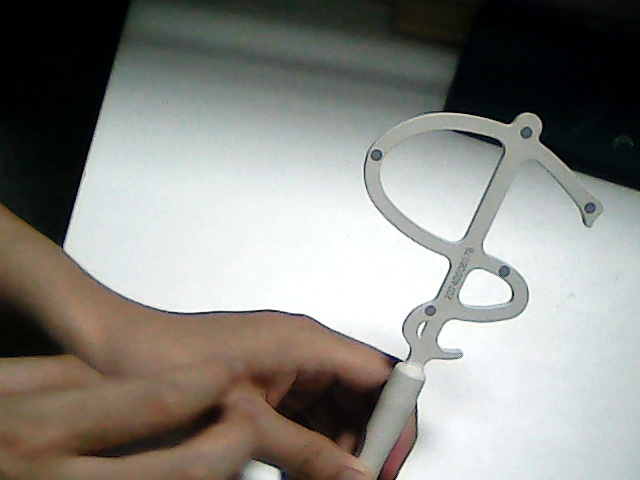
#> input picture tip_images/frame_000000.jpg, 640 x 480 px; its folder holds only this picture in this run
$ python specialized_marker_detector.py
#> lines starting #> are read from the running program, lines starting #| are printed output that depends on the picture; after the words box and inside, x2 and y2 are one past the last pixel; in counts of white or black regions, pixels touching at a corner belong together
#!/usr/bin/env python3
"""
专门针对金属器械的标记点检测工具

针对金属器械上的小孔/凹陷标记点进行优化检测

使用方法:
python specialized_marker_detector.py

作者: AI Assistant
日期: 2025-01-18
"""

import cv2
import numpy as np
import os
import glob

class SpecializedMarkerDetector:
    def __init__(self):
        """初始化专用检测器"""
        # 多种检测策略的参数
        self.strategies = {
            'dark_holes': {
                'name': '深色孔洞检测',
                'use_gaussian_blur': True,
                'blur_kernel': (5, 5),
                'threshold_method': 'adaptive',
                'adaptive_block_size': 21,
                'adaptive_c': 8,
                'min_area': 20,
                'max_area': 300,
                'min_circularity': 0.4,
                'use_morphology': True,
                'morph_kernel': (3, 3),
                'morph_iterations': 1
            },
            'edge_circles': {
                'name': '边缘圆形检测',
                'use_gaussian_blur': True,
                'blur_kernel': (3, 3),
                'canny_low': 50,
                'canny_high': 150,
                'hough_dp': 1,
                'hough_min_dist': 30,
                'hough_param1': 50,
                'hough_param2': 30,
                'min_radius': 3,
                'max_radius': 15
            },
            'template_matching': {
                'name': '模板匹配检测',
                'template_sizes': [8, 10, 12, 15],
                'match_threshold': 0.6,
                'use_normalized': True
            },
            'blob_detection': {
                'name': 'Blob检测',
                'min_threshold': 10,
                'max_threshold': 200,
                'threshold_step': 10,
                'min_area': 15,
                'max_area': 300,
                'min_circularity': 0.3,
                'min_convexity': 0.5,
                'min_inertia_ratio': 0.2
            }
        }

        self.current_strategy = 'dark_holes'

    def preprocess_image(self, image):
        """图像预处理"""
        # 转换为灰度图
        if len(image.shape) == 3:
            gray = cv2.cvtColor(image, cv2.COLOR_BGR2GRAY)
        else:
            gray = image.copy()

        # 直方图均衡化，增强对比度
        clahe = cv2.createCLAHE(clipLimit=2.0, tileGridSize=(8,8))
        enhanced = clahe.apply(gray)

        return gray, enhanced

    def detect_dark_holes(self, image, params):
        """检测深色孔洞"""
        gray, enhanced = self.preprocess_image(image)

        # 高斯模糊
        if params['use_gaussian_blur']:
            blurred = cv2.GaussianBlur(enhanced, params['blur_kernel'], 0)
        else:
            blurred = enhanced

        # 自适应阈值
        thresh = cv2.adaptiveThreshold(
            blurred, 255, cv2.ADAPTIVE_THRESH_MEAN_C, cv2.THRESH_BINARY_INV,
            params['adaptive_block_size'], params['adaptive_c']
        )

        # 形态学操作
        if params['use_morphology']:
            kernel = np.ones(params['morph_kernel'], np.uint8)
            thresh = cv2.morphologyEx(thresh, cv2.MORPH_OPEN, kernel,
                                    iterations=params['morph_iterations'])
            thresh = cv2.morphologyEx(thresh, cv2.MORPH_CLOSE, kernel,
                                    iterations=params['morph_iterations'])

        # 查找轮廓
        contours, _ = cv2.findContours(thresh, cv2.RETR_EXTERNAL, cv2.CHAIN_APPROX_SIMPLE)

        markers = []
        for contour in contours:
            area = cv2.contourArea(contour)
            if params['min_area'] < area < params['max_area']:
                # 计算圆度
                perimeter = cv2.arcLength(contour, True)
                if perimeter > 0:
                    circularity = 4 * np.pi * area / (perimeter * perimeter)
                    if circularity > params['min_circularity']:
                        # 计算质心
                        M = cv2.moments(contour)
                        if M["m00"] != 0:
                            cx = int(M["m10"] / M["m00"])
                            cy = int(M["m01"] / M["m00"])
                            markers.append([cx, cy, area, circularity])

        return np.array(markers), thresh

    def detect_edge_circles(self, image, params):
        """使用霍夫圆变换检测圆形"""
        gray, enhanced = self.preprocess_image(image)

        # 高斯模糊
        if params['use_gaussian_blur']:
            blurred = cv2.GaussianBlur(enhanced, params['blur_kernel'], 0)
        else:
            blurred = enhanced

        # Canny边缘检测
        edges = cv2.Canny(blurred, params['canny_low'], params['canny_high'])

        # 霍夫圆变换
        circles = cv2.HoughCircles(
            edges, cv2.HOUGH_GRADIENT, params['hough_dp'], params['hough_min_dist'],
            param1=params['hough_param1'], param2=params['hough_param2'],
            minRadius=params['min_radius'], maxRadius=params['max_radius']
        )

        markers = []
        if circles is not None:
            circles = np.round(circles[0, :]).astype("int")
            for (x, y, r) in circles:
                # 计算圆的面积作为特征
                area = np.pi * r * r
                markers.append([x, y, area, 1.0])  # 圆度设为1.0

        return np.array(markers), edges

    def detect_blob_features(self, image, params):
        """使用Blob检测器"""
        gray, enhanced = self.preprocess_image(image)

        # 设置Blob检测器参数
        detector_params = cv2.SimpleBlobDetector_Params()

        # 阈值参数
        detector_params.minThreshold = params['min_threshold']
        detector_params.maxThreshold = params['max_threshold']
        detector_params.thresholdStep = params['threshold_step']

        # 面积筛选
        detector_params.filterByArea = True
        detector_params.minArea = params['min_area']
        detector_params.maxArea = params['max_area']

        # 圆度筛选
        detector_params.filterByCircularity = True
        detector_params.minCircularity = params['min_circularity']

        # 凸性筛选
        detector_params.filterByConvexity = True
        detector_params.minConvexity = params['min_convexity']

        # 惯性比筛选
        detector_params.filterByInertia = True
        detector_params.minInertiaRatio = params['min_inertia_ratio']

        # 创建检测器
        detector = cv2.SimpleBlobDetector_create(detector_params)

        # 检测关键点
        keypoints = detector.detect(enhanced)

        markers = []
        for kp in keypoints:
            x, y = int(kp.pt[0]), int(kp.pt[1])
            size = kp.size
            area = np.pi * (size/2) * (size/2)
            markers.append([x, y, area, 1.0])

        # 创建可视化图像
        debug_img = cv2.drawKeypoints(enhanced, keypoints, np.array([]), (0,0,255),
                                    cv2.DRAW_MATCHES_FLAGS_DRAW_RICH_KEYPOINTS)

        return np.array(markers), debug_img

    def create_circular_template(self, radius):
        """创建圆形模板"""
        size = radius * 2 + 1
        template = np.zeros((size, size), dtype=np.uint8)
        cv2.circle(template, (radius, radius), radius, 255, -1)
        return template

    def detect_template_matching(self, image, params):
        """模板匹配检测"""
        gray, enhanced = self.preprocess_image(image)

        all_matches = []

        for template_size in params['template_sizes']:
            # 创建圆形模板
            template = self.create_circular_template(template_size)

            # 模板匹配
            if params['use_normalized']:
                result = cv2.matchTemplate(enhanced, template, cv2.TM_CCOEFF_NORMED)
            else:
                result = cv2.matchTemplate(enhanced, template, cv2.TM_CCOEFF)

            # 查找匹配位置
            locations = np.where(result >= params['match_threshold'])

            for pt in zip(*locations[::-1]):
                x, y = pt[0] + template_size, pt[1] + template_size
                confidence = result[pt[1], pt[0]]
                area = np.pi * template_size * template_size
                all_matches.append([x, y, area, confidence])

        # 去除重复检测
        if len(all_matches) > 0:
            markers = self.remove_duplicate_detections(np.array(all_matches))
        else:
            markers = np.array([])

        return markers, result if len(params['template_sizes']) > 0 else enhanced

    def remove_duplicate_detections(self, markers, min_distance=20):
        """移除重复检测"""
        if len(markers) == 0:
            return markers

        # 按置信度排序
        sorted_indices = np.argsort(markers[:, 3])[::-1]
        sorted_markers = markers[sorted_indices]

        filtered = []
        for marker in sorted_markers:
            x, y = marker[0], marker[1]

            # 检查与已选择标记点的距离
            too_close = False
            for selected in filtered:
                sx, sy = selected[0], selected[1]
                distance = np.sqrt((x - sx)**2 + (y - sy)**2)
                if distance < min_distance:
                    too_close = True
                    break

            if not too_close:
                filtered.append(marker)

        return np.array(filtered)

    def detect_markers(self, image, strategy=None, debug=False):
        """使用指定策略检测标记点"""
        if strategy is None:
            strategy = self.current_strategy

        params = self.strategies[strategy]

        if strategy == 'dark_holes':
            markers, debug_img = self.detect_dark_holes(image, params)
        elif strategy == 'edge_circles':
            markers, debug_img = self.detect_edge_circles(image, params)
        elif strategy == 'blob_detection':
            markers, debug_img = self.detect_blob_features(image, params)
        elif strategy == 'template_matching':
            markers, debug_img = self.detect_template_matching(image, params)
        else:
            raise ValueError(f"未知的检测策略: {strategy}")

        if debug:
            print(f"策略 '{params['name']}' 检测到 {len(markers)} 个标记点")

            # 显示结果
            result_img = image.copy()
            for i, marker in enumerate(markers):
                x, y = int(marker[0]), int(marker[1])
                cv2.circle(result_img, (x, y), 8, (0, 0, 255), 2)
                cv2.putText(result_img, f"{i+1}", (x+10, y),
                           cv2.FONT_HERSHEY_SIMPLEX, 0.6, (0, 0, 255), 2)

            cv2.imshow(f'原图 - {params["name"]}', cv2.resize(result_img, (400, 300)))
            cv2.imshow(f'处理结果 - {params["name"]}', cv2.resize(debug_img, (400, 300)))
            cv2.waitKey(0)
            cv2.destroyAllWindows()

        return markers[:, :2] if len(markers) > 0 else np.array([])  # 只返回坐标

    def compare_all_strategies(self, image_path):
        """比较所有检测策略"""
        print(f"\n=== 比较所有检测策略 ===")
        print(f"图像: {os.path.basename(image_path)}")

        # 读取图像
        img = cv2.imread(image_path)
        if img is None:
            print(f"无法读取图像: {image_path}")
            return

        results = {}

        for strategy_name in self.strategies.keys():
            print(f"\n测试策略: {self.strategies[strategy_name]['name']}")
            markers = self.detect_markers(img, strategy_name, debug=False)
            results[strategy_name] = markers
            print(f"检测到 {len(markers)} 个标记点")

        # 创建对比图像
        self.create_comparison_visualization(img, results)

        return results

    def create_comparison_visualization(self, image, results):
        """创建对比可视化"""
        num_strategies = len(results)
        cols = 2
        rows = (num_strategies + 1) // 2

        fig_width = image.shape[1] * cols // 2
        fig_height = image.shape[0] * rows // 2

        comparison_img = np.ones((fig_height, fig_width, 3), dtype=np.uint8) * 255

        strategy_names = list(results.keys())
        colors = [(0, 0, 255), (0, 255, 0), (255, 0, 0), (255, 255, 0)]

        for i, strategy in enumerate(strategy_names):
            row = i // cols
            col = i % cols

            # 计算位置
            start_y = row * (image.shape[0] // 2)
            end_y = start_y + (image.shape[0] // 2)
            start_x = col * (image.shape[1] // 2)
            end_x = start_x + (image.shape[1] // 2)

            # 调整图像大小
            resized_img = cv2.resize(image, (image.shape[1] // 2, image.shape[0] // 2))

            # 绘制标记点
            markers = results[strategy]
            for j, marker in enumerate(markers):
                x, y = int(marker[0] // 2), int(marker[1] // 2)
                cv2.circle(resized_img, (x, y), 4, colors[i % len(colors)], 2)
                cv2.putText(resized_img, f"{j+1}", (x+6, y),
                           cv2.FONT_HERSHEY_SIMPLEX, 0.4, colors[i % len(colors)], 1)

            # 添加标题
            strategy_name = self.strategies[strategy]['name']
            cv2.putText(resized_img, f"{strategy_name} ({len(markers)})",
                       (10, 25), cv2.FONT_HERSHEY_SIMPLEX, 0.6, (255, 255, 255), 2)
            cv2.putText(resized_img, f"{strategy_name} ({len(markers)})",
                       (10, 25), cv2.FONT_HERSHEY_SIMPLEX, 0.6, colors[i % len(colors)], 1)

            # 放置到对比图像中
            comparison_img[start_y:end_y, start_x:end_x] = resized_img

        cv2.imshow('检测策略对比', comparison_img)
        print("\n按任意键继续...")
        cv2.waitKey(0)
        cv2.destroyAllWindows()

def main():
    """主函数"""
    print("=== 专用标记点检测工具 ===")

    detector = SpecializedMarkerDetector()

    # 获取图像文件
    image_files = sorted(glob.glob("tip_images/*.jpg"))
    if not image_files:
        image_files = sorted(glob.glob("tip_images/*.png"))

    if not image_files:
        print("未找到图像文件，请检查 tip_images 文件夹")
        return

    print(f"找到 {len(image_files)} 张图像")
    print("\n选择测试模式:")
    print("1. 单张图像 - 比较所有策略")
    print("2. 单张图像 - 测试特定策略")
    print("3. 批量测试最佳策略")

    choice = input("请输入选择 (1, 2 或 3): ").strip()
#> the answer given: 1

    if choice == '1':
        # 选择图像
        print("\n可用图像:")
        for i, img_path in enumerate(image_files[:10]):
            print(f"{i+1}. {os.path.basename(img_path)}")

        try:
            img_idx = int(input(f"请选择图像 (1-{min(10, len(image_files))}): ")) - 1
#> the answer given: 1
            if 0 <= img_idx < len(image_files):
                detector.compare_all_strategies(image_files[img_idx])
#> in compare_all_strategies, img is the input picture: shape (480, 640, 3); mean B, G, R 131, 136.5, 137.2
#> the loop in compare_all_strategies, `for strategy_name in self.strategies.keys():` made 4 passes
#| 检测到 18 个标记点
#| 检测到 0 个标记点
#| 检测到 10 个标记点
#| 检测到 11 个标记点
#> pass 1, in preprocess_image, `gray = cv2.cvtColor(image, cv2.COLOR_BGR2GRAY)`:
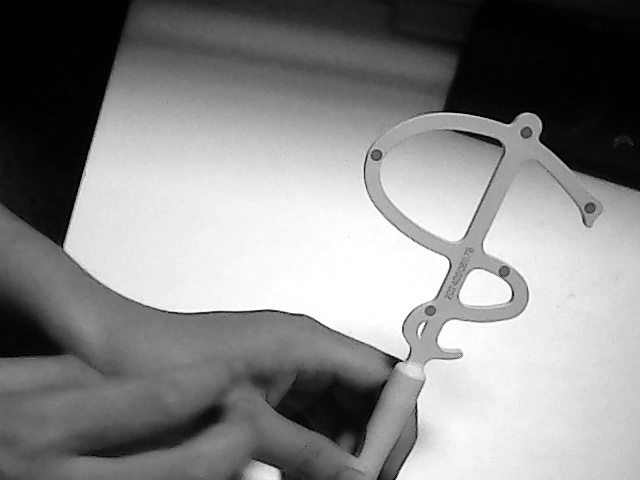
#> gray: shape (480, 640); min 0, max 255, mean 136
#> pass 1, in preprocess_image, `enhanced = clahe.apply(gray)`:
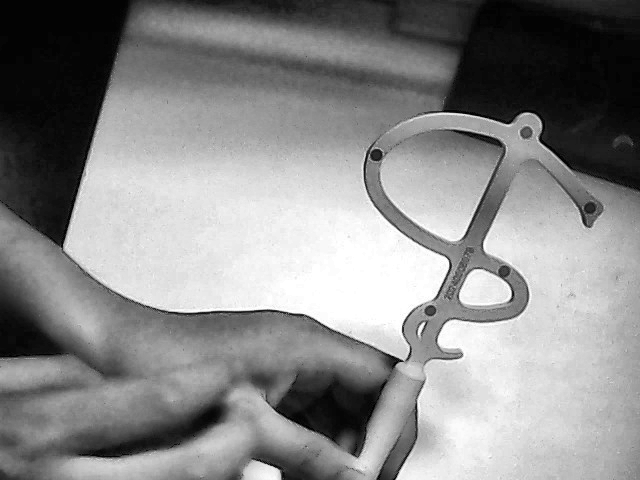
#> enhanced: shape (480, 640); min 0, max 255, mean 137.5
#> pass 1, in detect_dark_holes, `thresh = cv2.adaptiveThreshold( blurred, 255, cv2.ADAPTIVE_THRESH_MEAN..`:
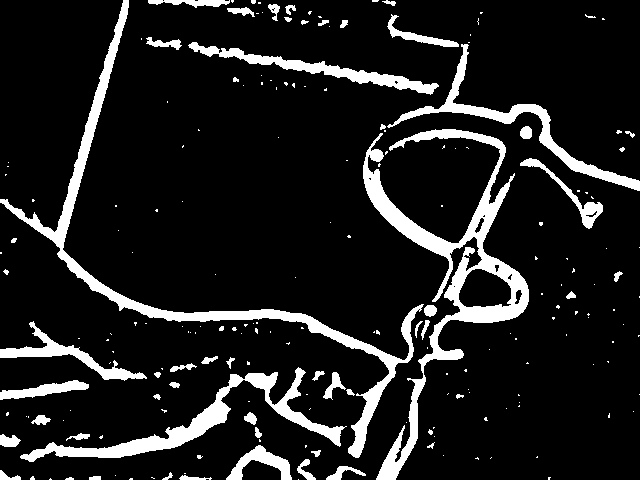
#> thresh: shape (480, 640); 11.9% white; 206 white regions (149 under 20 px), largest, box (x1, y1, x2, y2) and area: (363, 129, 529, 480) 9465, (0, 0, 424, 458) 7918, (20, 367, 347, 462) 4717
#> after the loop in compare_all_strategies, `for strategy_name in self.strategies.keys():`: results = 4 items
#> in create_comparison_visualization, `num_strategies = len(results)`: num_strategies = 4
#> in create_comparison_visualization, `rows = (num_strategies + 1) // 2`: rows = 2
#> in create_comparison_visualization, `fig_height = image.shape[0] * rows // 2`: fig_height = 480
#> in create_comparison_visualization, `strategy_names = list(results.keys())`: strategy_names = ['dark_holes', 'edge_circles', 'template_matching', 'blob_detection']
#> the loop in create_comparison_visualization, `for i, strategy in enumerate(strategy_names):` made 4 passes
#> (strategy, row, col, start_y, end_y, start_x, end_x, strategy_name) on passes 1 to 4: ('dark_holes', 0, 0, 0, 240, 0, 320, '深色孔洞检测'), ('edge_circles', 0, 1, 0, 240, 320, 640, '边缘圆形检测'), ('template_matching', 1, 0, 240, 480, 0, 320, '模板匹配检测'), ('blob_detection', 1, 1, 240, 480, 320, 640, 'Blob检测')
#> after the loop in create_comparison_visualization, `for i, strategy in enumerate(strategy_names):`:
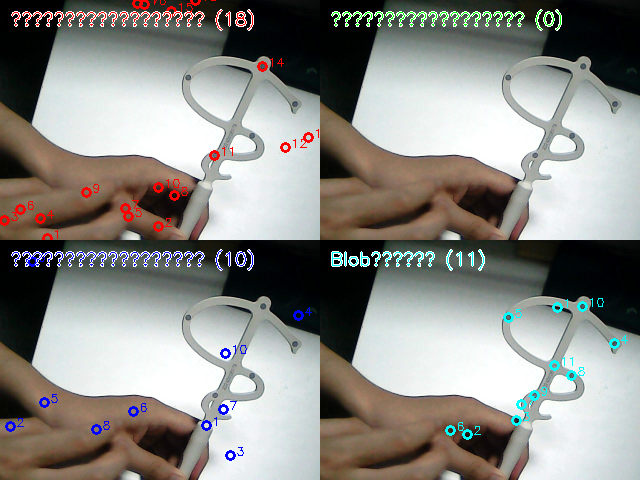
#> comparison_img: shape (480, 640, 3); mean B, G, R 134.6, 139.1, 140.1
#> after the loop in create_comparison_visualization, `for i, strategy in enumerate(strategy_names):`:
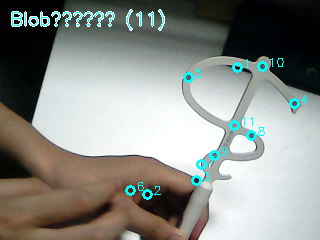
#> resized_img: shape (240, 320, 3); mean B, G, R 135.5, 140.8, 137.3
            else:
                print("无效选择")
        except ValueError:
            print("无效输入")

    elif choice == '2':
        # 选择策略和图像
        print("\n可用策略:")
        strategies = list(detector.strategies.keys())
        for i, strategy in enumerate(strategies):
            print(f"{i+1}. {detector.strategies[strategy]['name']}")

        try:
            strategy_idx = int(input(f"请选择策略 (1-{len(strategies)}): ")) - 1
            if 0 <= strategy_idx < len(strategies):
                selected_strategy = strategies[strategy_idx]

                print("\n可用图像:")
                for i, img_path in enumerate(image_files[:10]):
                    print(f"{i+1}. {os.path.basename(img_path)}")

                img_idx = int(input(f"请选择图像 (1-{min(10, len(image_files))}): ")) - 1
                if 0 <= img_idx < len(image_files):
                    img = cv2.imread(image_files[img_idx])
                    detector.detect_markers(img, selected_strategy, debug=True)
                else:
                    print("无效选择")
            else:
                print("无效选择")
        except ValueError:
            print("无效输入")

if __name__ == "__main__":
    main()

$ run again, on tip_images/frame_000024.jpg
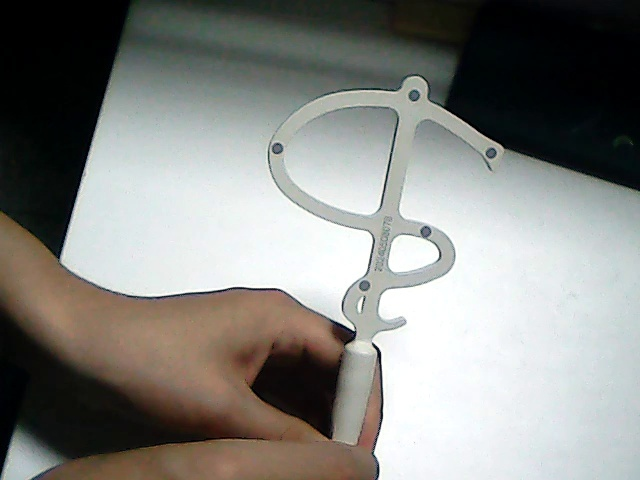
#> input picture tip_images/frame_000024.jpg, 640 x 480 px
#> in compare_all_strategies, img is the input picture: shape (480, 640, 3); mean B, G, R 130.8, 134.7, 134.4
#> the loop in compare_all_strategies, `for strategy_name in self.strategies.keys():` made 4 passes
#| 检测到 22 个标记点
#| 检测到 0 个标记点
#| 检测到 12 个标记点
#| 检测到 11 个标记点
#> pass 1, in detect_dark_holes, `thresh = cv2.adaptiveThreshold( blurred, 255, cv2.ADAPTIVE_THRESH_MEAN..`:
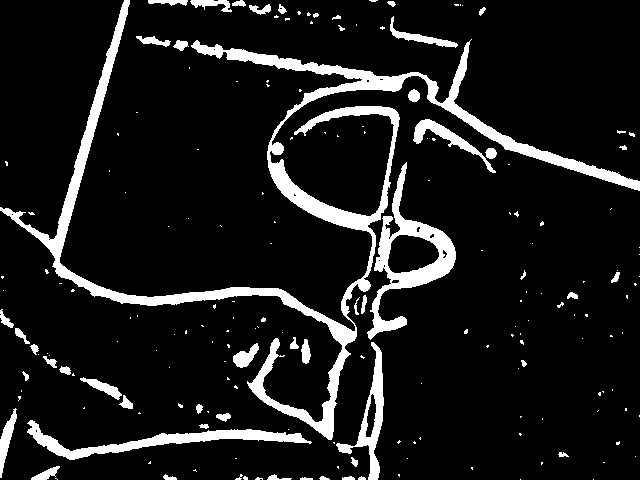
#> thresh: shape (480, 640); 10.5% white; 190 white regions (136 under 20 px), largest, box (x1, y1, x2, y2) and area: (0, 0, 640, 440) 18152, (367, 162, 456, 340) 3704, (27, 420, 312, 460) 2686
#> after the loop in compare_all_strategies, `for strategy_name in self.strategies.keys():`: results = 4 items
#> num_strategies = 4
#> rows = 2
#> fig_height = 480
#> strategy_names = ['dark_holes', 'edge_circles', 'template_matching', 'blob_detection']
#> the loop in create_comparison_visualization, `for i, strategy in enumerate(strategy_names):` made 4 passes
#> (strategy, row, col, start_y, end_y, start_x, end_x, strategy_name) on passes 1 to 4: ('dark_holes', 0, 0, 0, 240, 0, 320, '深色孔洞检测'), ('edge_circles', 0, 1, 0, 240, 320, 640, '边缘圆形检测'), ('template_matching', 1, 0, 240, 480, 0, 320, '模板匹配检测'), ('blob_detection', 1, 1, 240, 480, 320, 640, 'Blob检测')
#> after the loop in create_comparison_visualization, `for i, strategy in enumerate(strategy_names):`:
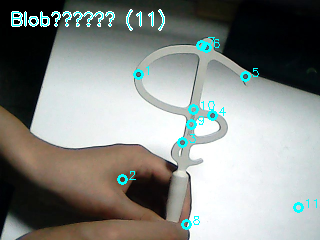
#> resized_img: shape (240, 320, 3); mean B, G, R 134.9, 138.7, 134.2
